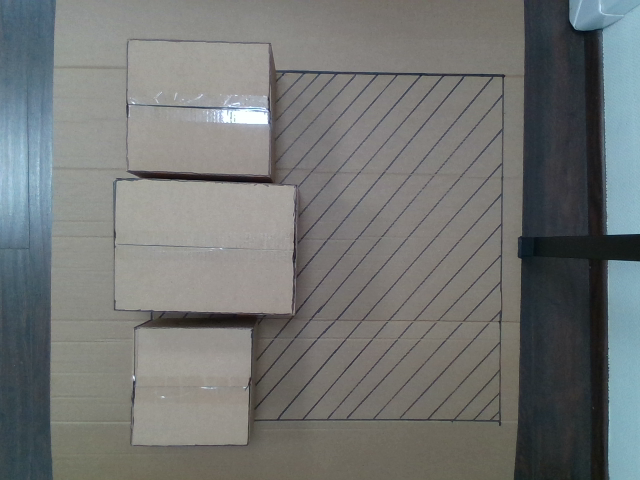
#> input picture backend/detector/source_code/images/4_Color.png, 640 x 480 px, found by its file name
$ python main.py   (older library calls are emulated)
#> lines starting #> are read from the running program, lines starting #| are printed output that depends on the picture; after the words box and inside, x2 and y2 are one past the last pixel; in counts of white or black regions, pixels touching at a corner belong together
### backend/detector/source_code/boxdetector.py
import cv2
import numpy as np
import json
from math import sqrt
import os


class ImageDetector:
    def __init__(self, path, text='orig img', min_area=2000, max_area=50000):
#> called with path = 'source_code/images/4_Color.png', text = 'orig', min_area = 2000, max_area = 50000
        self.image = cv2.imread(path)
#> self.image is the input picture: shape (480, 640, 3); mean B, G, R 115.5, 116.7, 114.2
        self.min_area = min_area
        self.max_area = max_area
        self.text = text
        self.boxes = []

    def run(self):
        self.remove_shadow()
        self.image_processing()
        self.get_contour()
        self.draw_contour()
        # self.show('res')
        result = (self.create_json())
        return result

    # [7 lines left out: function show, not called in this run]

    def remove_shadow(self):
        rgb_planes = cv2.split(self.image)
        result_planes = []
        result_norm_planes = []
        for plane in rgb_planes:
            dilate_img = cv2.dilate(plane, np.ones((6, 6), np.uint8))
            bg_img = cv2.medianBlur(dilate_img, 21)
            diff_img = 255 - cv2.absdiff(plane,
                                         bg_img)
            norm_img = cv2.normalize(diff_img, None, 1, 255,
                                     cv2.NORM_MINMAX, dtype=cv2.CV_8UC1)
            result_planes.append(diff_img)
            result_norm_planes.append(norm_img)
#> this loop made 3 passes
#> pass 1, in remove_shadow, `dilate_img = cv2.dilate(plane, np.ones((6, 6), np.uint8))`:
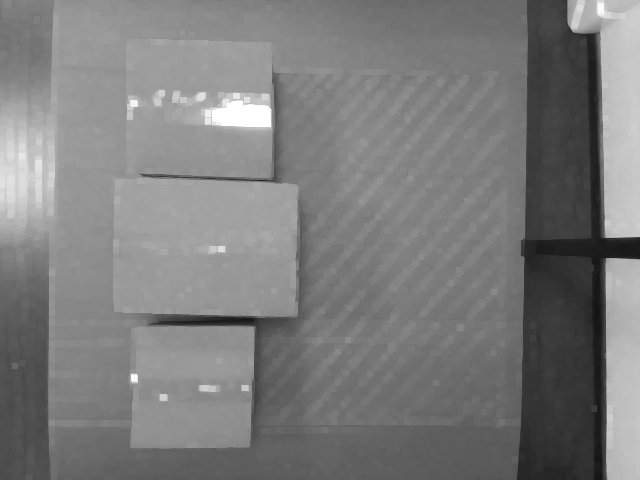
#> dilate_img: shape (480, 640); min 20, max 255, mean 124.5
#> pass 1, in remove_shadow, `diff_img = 255 - cv2.absdiff(plane, bg_img)`:
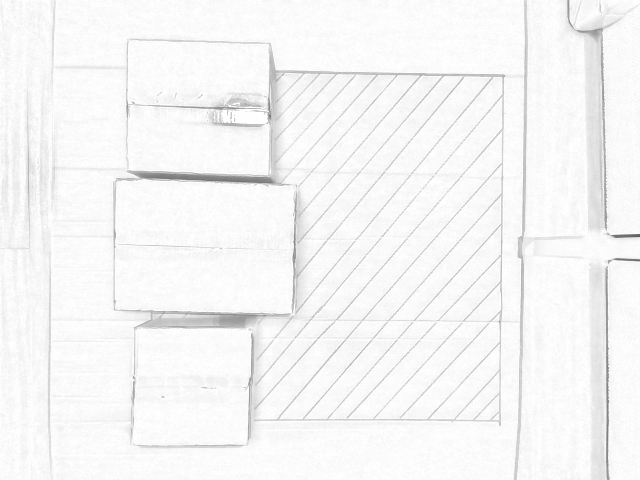
#> diff_img: shape (480, 640); min 89, max 255, mean 245.9
#> pass 1, in remove_shadow, `norm_img = cv2.normalize(diff_img, None, 1, 255, cv2.NORM_MINMAX, dtyp..`:
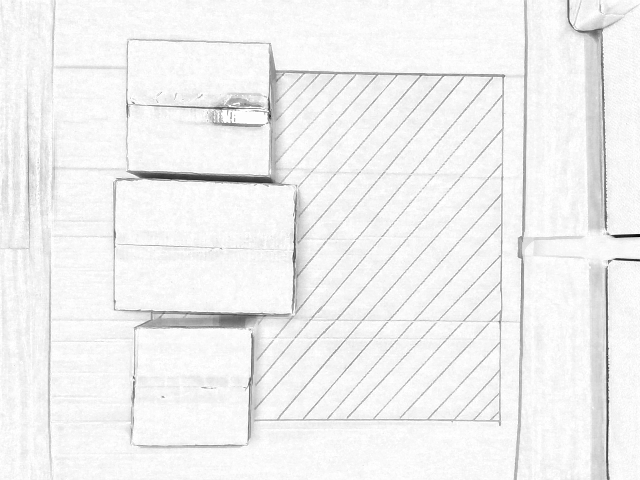
#> norm_img: shape (480, 640); min 1, max 255, mean 240.9
#> after the loop:
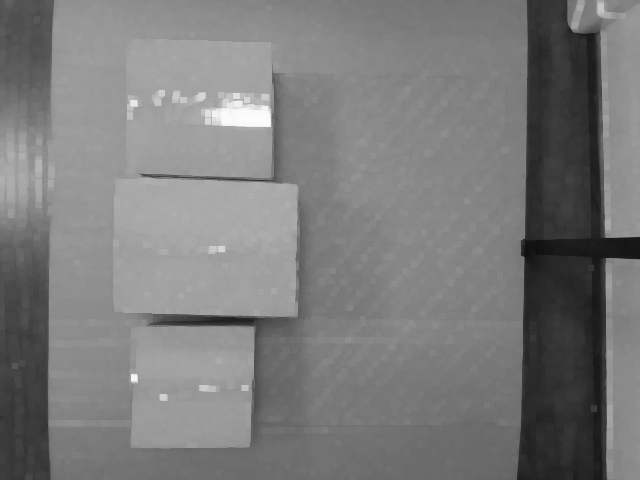
#> dilate_img: shape (480, 640); min 13, max 252, mean 122.9
#> after the loop, result_norm_planes = 3 items; result_planes = 3 items

        self.img_without_shadow = cv2.merge(result_planes)
        self.img_norm = cv2.merge(result_norm_planes)

    def image_processing(self):
        self.edged = cv2.Canny(self.img_without_shadow, 50, 150)
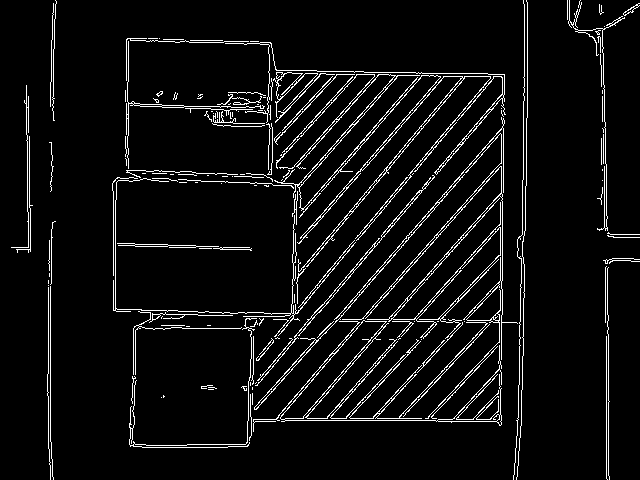
#> self.edged: shape (480, 640); 5.7% white in thin lines or dots
        kernel = cv2.getStructuringElement(cv2.MORPH_RECT, (5, 5))
        self.img_after_morph = cv2.morphologyEx(
            self.edged, cv2.MORPH_CLOSE, kernel, iterations=1)
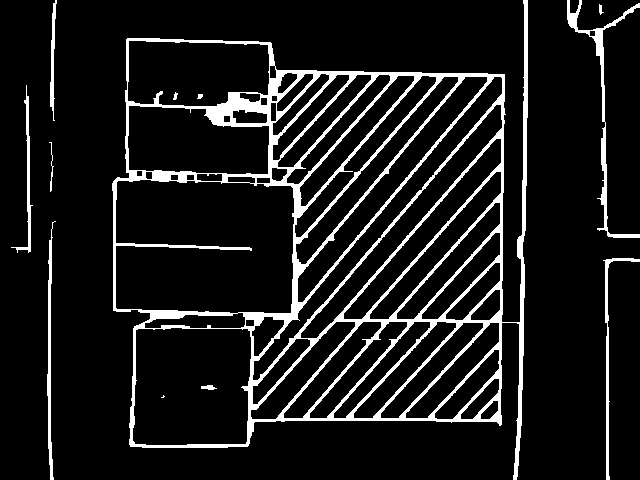
#> self.img_after_morph: shape (480, 640); 10.4% white; 12 white regions (1 under 20 px), largest, box (x1, y1, x2, y2) and area: (112, 0, 528, 480) 27758, (567, 0, 640, 238) 1478, (47, 221, 56, 480) 788

    def get_contour(self, img_type='morph'):
        match img_type:
            case 'morph':
                img = self.img_after_morph
            case 'norm':
                img = self.img_norm
            case 'edged':
                img = self.edged
            case _:
                img = self.img_after_morph

        self.contours, self.hierarchy = cv2.findContours(
            img, cv2.RETR_TREE, cv2.CHAIN_APPROX_SIMPLE)

    def draw_contour(self):
        self.contours = sorted(self.contours,
                               key=cv2.contourArea, reverse=False)[:len(self.contours)-1]
        for cnt in self.contours:
            area = cv2.contourArea(cnt)
            if area < self.min_area or area > self.max_area:
                continue
            rect = cv2.minAreaRect(cnt)
            x, y, w, h = cv2.boundingRect(cnt)
            box1 = cv2.boxPoints(rect)
            p1 = (x, y+h)
            p2 = (x, y)
            p3 = (x+w, y)
            p4 = (x+w, y+h)
            c = 50
            if self.dist(p1, (box1[0])) < c and self.dist(p2, (box1[1])) < c and self.dist(p3, (box1[2])) < c and self.dist(p4, (box1[3])) < c:

                # box = cv2.rectangle(self.image, (x, y),
                #                   (x+w, y+h), (0, 255, 0), 2)
                cv2.drawContours(
                    self.image, [box1.astype(int)], 0, (0, 0, 255), 2)
                self.boxes.append(box1)
#> after the loop, self.boxes = []

    def save_result(self, filename):
        cv2.imwrite(filename, self.image)

    def create_json(self):
        output = {}
        for id, box in enumerate(self.boxes):
            output[id] = {
                "x1": float(box[0][0]), "y1": float(box[0][1]),
                "x2": float(box[1][0]), "y2": float(box[1][1]),
                "x3": float(box[2][0]), "y3": float(box[2][1]),
                "x4": float(box[3][0]), "y4": float(box[3][1])
            }
#> this loop made 0 passes
#> after the loop, output = 0 items
        filename = "output/output.json"
        os.makedirs(os.path.dirname(filename), exist_ok=True)
        with open(filename, "w") as file:
            json.dump(output, file)
        return (output)

    @staticmethod
    def dist(p1, p2):
        return sqrt((p1[0]-p2[0])**2 + (p1[1]-p2[1])**2)

### backend/detector/source_code/main.py
from boxdetector import ImageDetector
if __name__ == "__main__":

    path = 'source_code/images/4_Color.png'
    img = ImageDetector(path, 'orig', 2000, 50_000)
    img.run()

$ run again, with backend/detector/source_code/images/11_Color.png copied over backend/detector/source_code/images/4_Color.png
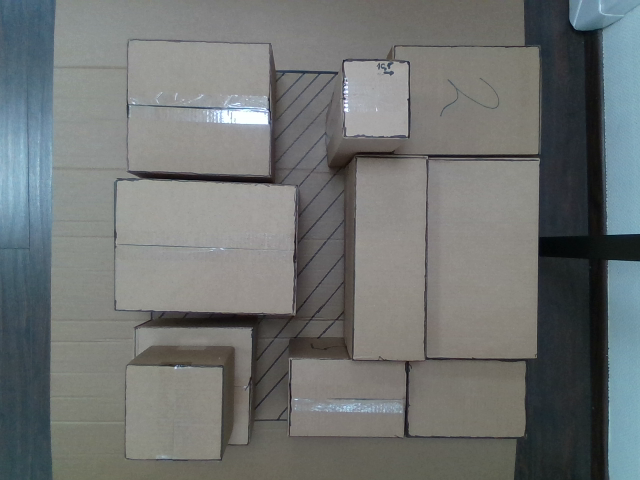
#> input picture backend/detector/source_code/images/11_Color.png, 640 x 480 px, found by its file name
#> in __init__, self.image is the input picture: shape (480, 640, 3); mean B, G, R 114, 114.9, 111.3
#> the loop in remove_shadow, `for plane in rgb_planes:` made 3 passes
#> after the loop in remove_shadow, `for plane in rgb_planes:`: result_norm_planes = 3 items
#> in image_processing, `self.edged = cv2.Canny(self.img_without_shadow, 50, 150)`:
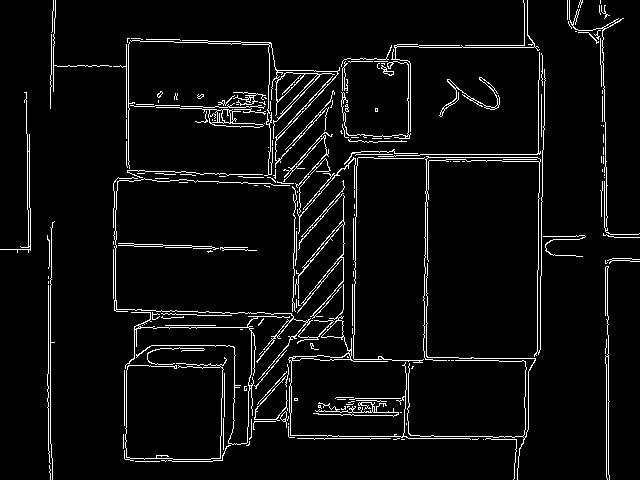
#> self.edged: shape (480, 640); 5.1% white in thin lines or dots
#> self.img_after_morph: shape (480, 640); 9.5% white; 10 white regions (1 under 20 px), largest, box (x1, y1, x2, y2) and area: (50, 0, 586, 480) 25169, (567, 0, 640, 238) 1324, (47, 221, 55, 480) 812
#> after the loop in draw_contour, `for cnt in self.contours:`:
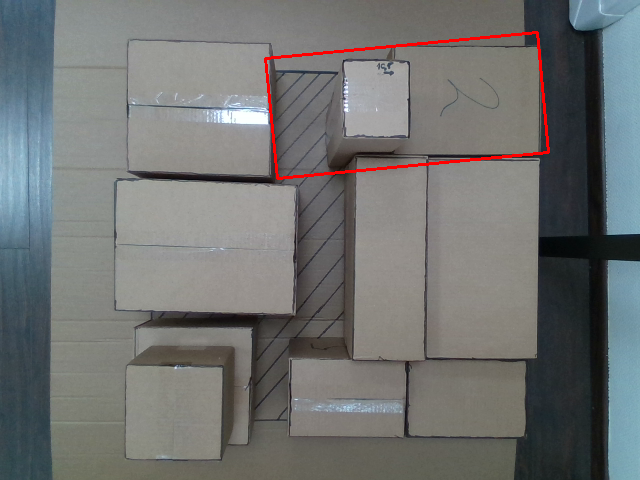
#> self.image: shape (480, 640, 3); 0.76% of pixels changed, all inside (x1, y1, x2, y2) = (264, 31, 550, 180)
#> after the loop in draw_contour, `for cnt in self.contours:`: self.boxes = [[[277.1, 178.6], [265.6, 58.48], [537.3, 32.68], [548.7, 152.8]]]
#> the loop in create_json, `for id, box in enumerate(self.boxes):` made 1 pass
#> id on pass 1: 0
#> after the loop in create_json, `for id, box in enumerate(self.boxes):`: output = 1 item
